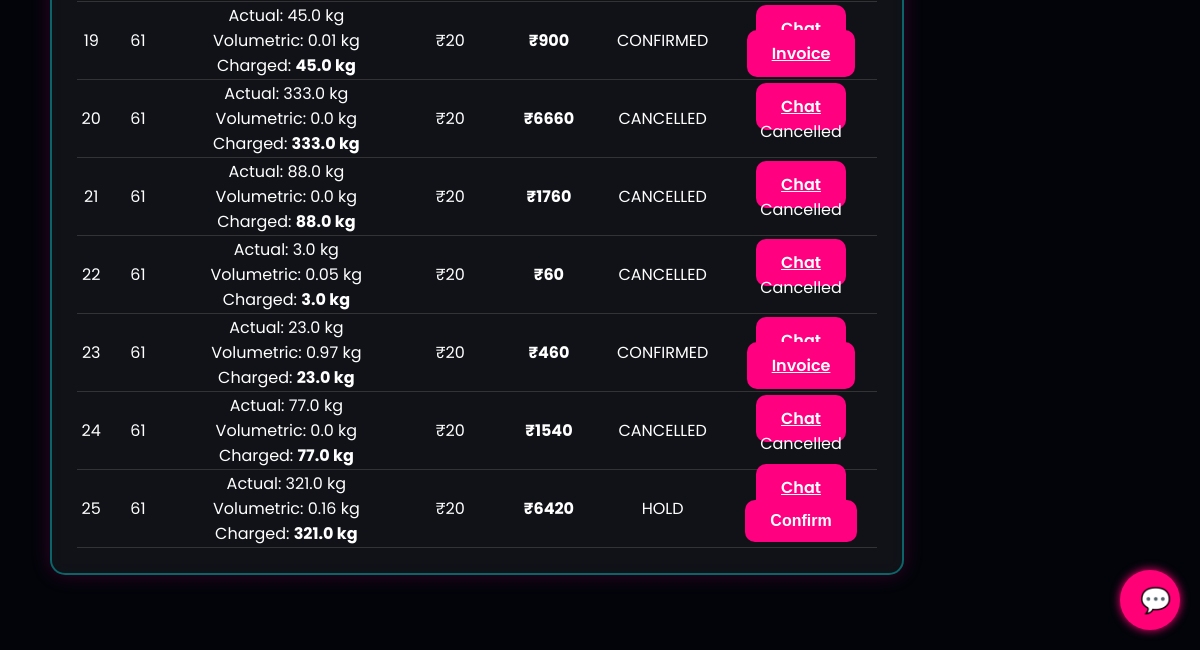
/bookings (signed in, lower part), run on an earlier commit of the app's database.
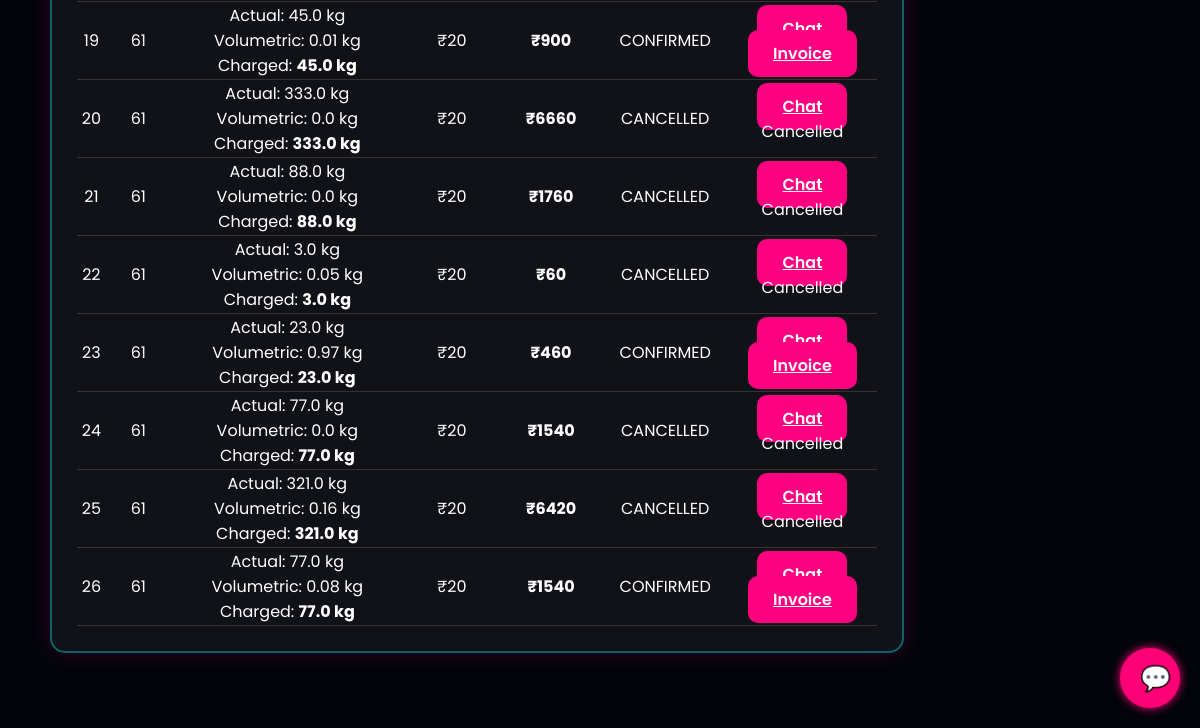
And on a later commit of the database.
### tables this page shows
CREATE TABLE bookings (
            id INTEGER PRIMARY KEY AUTOINCREMENT,
            user_id INTEGER,
            flight_id INTEGER,
            weight INTEGER,
            status TEXT,
            expires_at INTEGER,
            price INTEGER,
            total INTEGER,
            payment_status TEXT DEFAULT 'UNPAID'
        , actual_weight REAL, volumetric_weight REAL, chargeable_weight REAL, length REAL, width REAL, height REAL);

### app.py (the view)
@app.route("/bookings")
def bookings_view():
    if not is_logged_in():
        return redirect("/login")
    db = get_db()
    import time
    now = int(time.time())
    expired = db.execute(
        "SELECT * FROM bookings WHERE status='HOLD' AND expires_at < ?",
        (now,)
    ).fetchall()
    for b in expired:
        flight = db.execute("SELECT * FROM flights WHERE id=?", (b["flight_id"],)).fetchone()
        restored = flight["capacity"] + b["weight"]
        db.execute("UPDATE flights SET capacity=? WHERE id=?", (restored, b["flight_id"]))
        db.execute("UPDATE bookings SET status='CANCELLED' WHERE id=?", (b["id"],))
    db.commit()
    bookings = db.execute("SELECT * FROM bookings").fetchall()
    return render_template("booking_management.html", bookings=bookings)

### app.py (called while the page is built)
def is_logged_in():
    return "user_id" in session

### database.py (called while the page is built)
def get_db():
    db = getattr(g, "_database", None)
    if db is None:
        db = g._database = sqlite3.connect(DATABASE)
        db.row_factory = sqlite3.Row
    return db

### templates/booking_management.html (shortened to what this page needs)
{% extends "base.html" %}
{% block content %}
<div class="neon-box">
<table style="width:100%; color:white; border-collapse: collapse;">
{% for b in bookings %}
<tr style="text-align:center; border-bottom:1px solid #333;">
    <td>{{ b['id'] }}</td>
    <td>{{ b['flight_id'] }}</td>
    <td>
        Actual: {{ b['actual_weight'] or 0 }} kg<br>
        Volumetric: {{ (b['volumetric_weight'] or 0)|round(2) }} kg<br>
        Charged: <b>{{ (b['chargeable_weight'] or 0)|round(2) }} kg</b>
    </td>
    <td>₹{{ b['price'] }}</td>
    <td><b>₹{{ (b['total'] or 0)|round(2) }}</b></td>
    <td>{{ b['status'] }}</td>
    <td>
        <a href="/chat/{{ b['id'] }}" class="neon-btn" style="margin-bottom:5px;">Chat</a>
        <br>
        {% if b['status'] == "CONFIRMED" %}
            <a href="/download_invoice/{{ b['id'] }}" class="neon-btn">Invoice</a>
        {% elif b['status'] == "HOLD" %}
            <form method="POST" action="/confirm_booking">
                <button class="neon-btn">Confirm</button>
            </form>
        {% else %}
            Cancelled
        {% endif %}
    </td>
</tr>
{% endfor %}
</table>
</div>
{% endblock %}

### templates/base.html (shortened to what this page needs)
<!DOCTYPE html>
<html lang="en">
<head>
    <link rel="stylesheet" href="{{ url_for('static', filename='styles.css') }}">
</head>
<body>
<div class="page-container">
    {% block content %}{% endblock %}
</div>
<div id="chatWrapper" style="position: fixed; bottom: 20px; right: 20px; z-index: 9999;">
    <button id="chatToggle"
            style="width:60px; height:60px; border-radius:50%; background:#ff0077; color:white; font-size:25px; border:none; box-shadow:0 0 10px #ff0077;">
        💬
    </button>
</div>
</body>
</html>

### static/styles.css (style rules this page uses)
body { margin: 0; font-family: "Poppins", sans-serif; background: #0c0c0c; color: #fff; }
.page-container { padding: 50px; }
button, a.button { padding: 10px 20px; border-radius: 8px; border: none; background: #ff0066; color: #fff; font-size: 16px; cursor: pointer; transition: 0.3s; }
body { background: radial-gradient(circle at top, #0a0f24, #000); background-size: 400% 400%; animation: bgMove 12s ease infinite; color: white; font-family: 'Poppins', sans-serif; }
.neon-box { width: 800px; padding: 25px; margin-bottom: 40px; border-radius: 20px; background: rgba(255, 255, 255, 0.04); backdrop-filter: blur(15px); border: 2px solid rgba(0, 255, 255, 0.35); box-shadow: 0 0 20px rgba(0,255,255,0.25), 0 0 40px rgba(255,0,200,0.25); }
body { background: #02040a; color: white; font-family: 'Poppins', sans-serif; margin: 0; padding: 0; }
.neon-box { background: rgba(255,255,255,0.06); border-radius: 15px; padding: 25px; margin-bottom: 25px; backdrop-filter: blur(10px); box-shadow: 0 0 20px rgba(255, 0, 150, 0.2); }
.neon-btn { background: #ff007f; border: none; padding: 12px 25px; border-radius: 30px; color: white; font-weight: 600; cursor: pointer; transition: 0.3s; }
.neon-btn { background: #ff0080; padding: 12px 25px; color: white; border: none; border-radius: 10px; cursor: pointer; font-size: 16px; font-weight: 600; transition: 0.2s; }

What changed in the data, as far as the page shows it:
changed bookings id 25: status "HOLD" → "CANCELLED"; status "Confirm" → "Cancelled"
added bookings: id "26", flight_id "61", actual_weight "77.0", volumetric_weight "0.08", chargeable_weight "77.0", price "20", total "1540", status "CONFIRMED"
